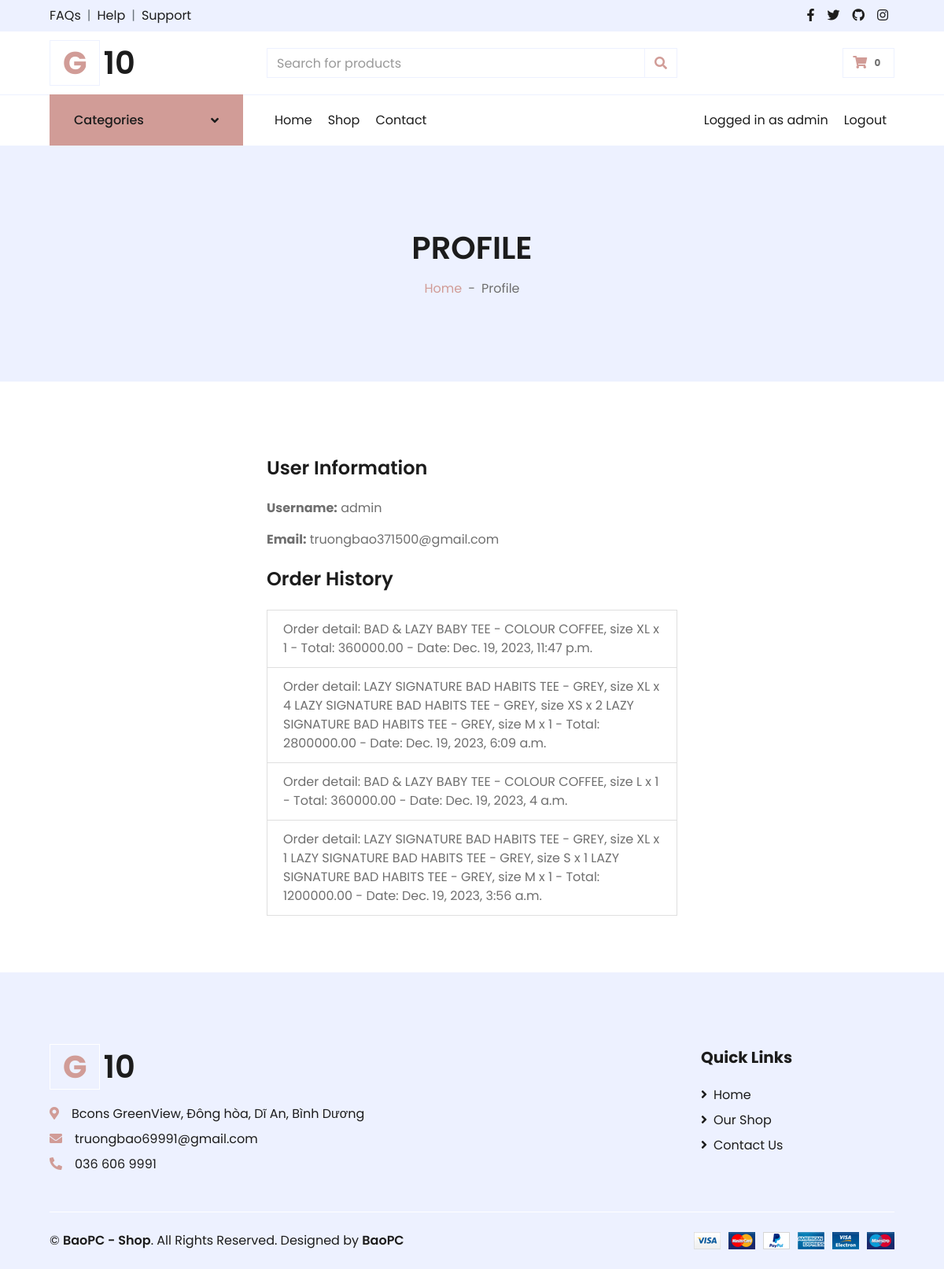
The page /profile/ (signed in) on the database as committed earlier.
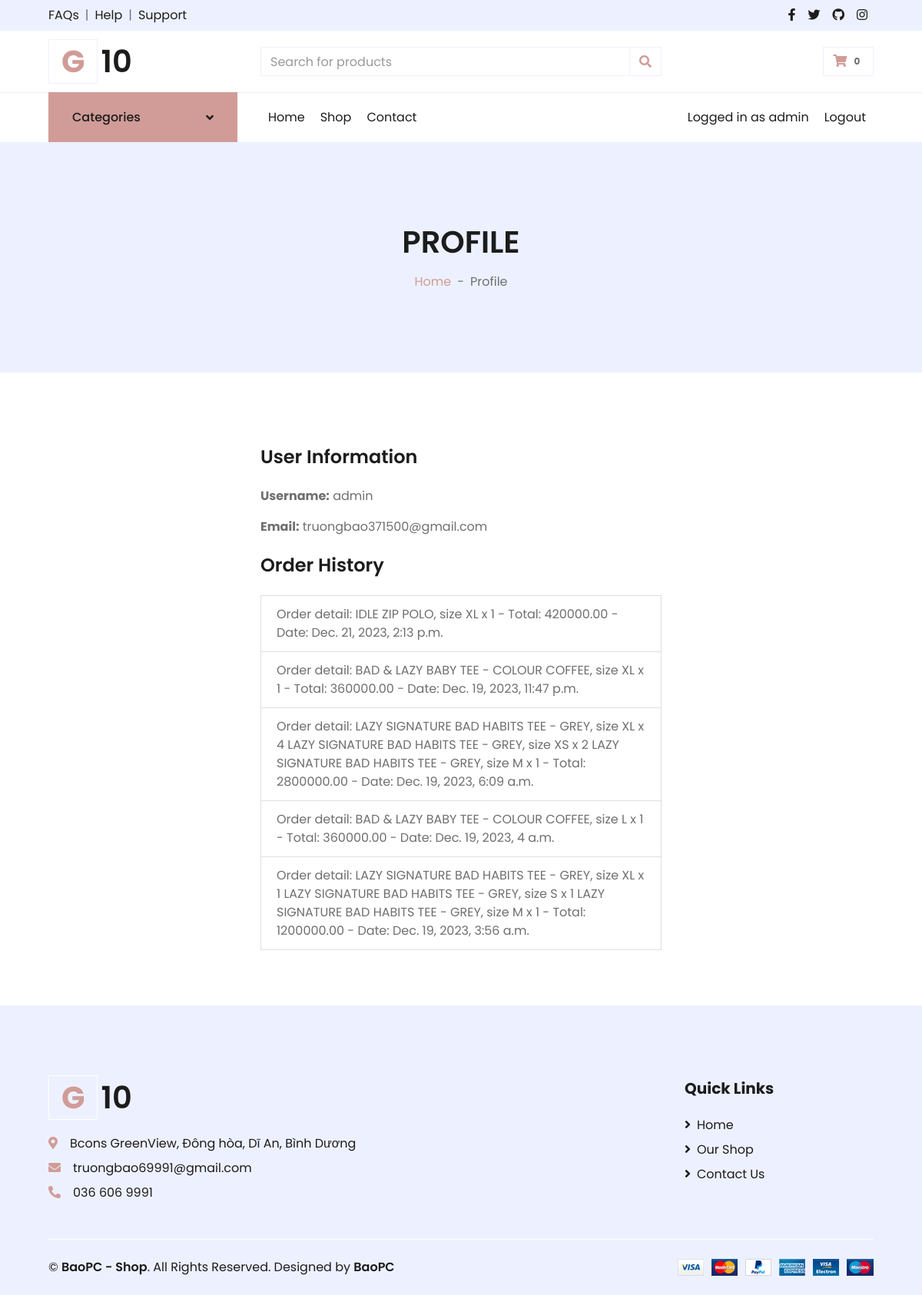
The same page on the database as committed later.
### onlineshop/models.py (models this page shows, shortened)
class Order(models.Model):
    user = models.ForeignKey(User, on_delete=models.CASCADE, related_name='orders', null=True, blank=True)
    name = models.CharField(max_length=255)
    phone_number = models.CharField(max_length=15)
    address = models.CharField(max_length=255)
    note = models.TextField(blank=True)
    order_details = models.TextField()
    total = models.DecimalField(max_digits=10, decimal_places=2)
    create_at = models.DateTimeField(auto_now_add=True)

### onlineshop/views.py (the view)
# urls.py: path('profile/', views.profile_view, name='profile'),
@csrf_exempt
def profile_view(request):
    if not request.user.is_authenticated:
        return redirect('login')
    orders = Order.objects.filter(user=request.user).order_by('-create_at')
    return render(request, 'profile.html', {'orders': orders})

### onlineshop/templatetags/custom_filters.py (called while the page is built)
@register.filter
def calculate_total(cart):
    total_price = sum(item['price'] * item['quantity'] for item in cart)
    return round(total_price, 2)

### onlineshop/templates/profile.html
{% extends 'base.html' %}
{% load static %}
{% block content %}
<div class="container-fluid bg-secondary mb-5" >
    <div class="d-flex flex-column align-items-center justify-content-center" style="min-height: 300px">
        <h1 class="font-weight-semi-bold text-uppercase mb-3">Profile</h1>
        <div class="d-inline-flex">
            <p class="m-0"><a href="/index">Home</a></p>
            <p class="m-0 px-2">-</p>
            <p class="m-0">Profile</p>
        </div>
    </div>
</div>
<div class="container-fluid pt-5">
    <div class="row px-xl-5">
        <div class="col-lg-6" style="float: none; margin: 0 auto;">
            <div class="mb-4">
                <h4 class="font-weight-semi-bold mb-4">User Information</h4>
                <p><strong>Username:</strong> {{user.username}}</p>
                <p><strong>Email:</strong> {{ request.user.email }}</p>
            </div>
            <div class="mb-4">
                <h4 class="font-weight-semi-bold mb-4">Order History</h4>
                <ul class="list-group">
                    {% for order in orders %}
                    <li class="list-group-item">
                        Order detail: {{ order.order_details }} - Total: {{ order.total }} - Date: {{ order.create_at }}
                    </li>
                    {% empty %}
                    <li class="list-group-item">No orders found.</li>
                    {% endfor %}
                </ul>
            </div>
        </div>
    </div>
</div>
{% endblock content %}

Rows that differ between the two databases and show on the page:
added Order: order_details "IDLE ZIP POLO, size XL x 1", total "420000.00", create_at "Dec. 21, 2023, 2:13 p.m."
